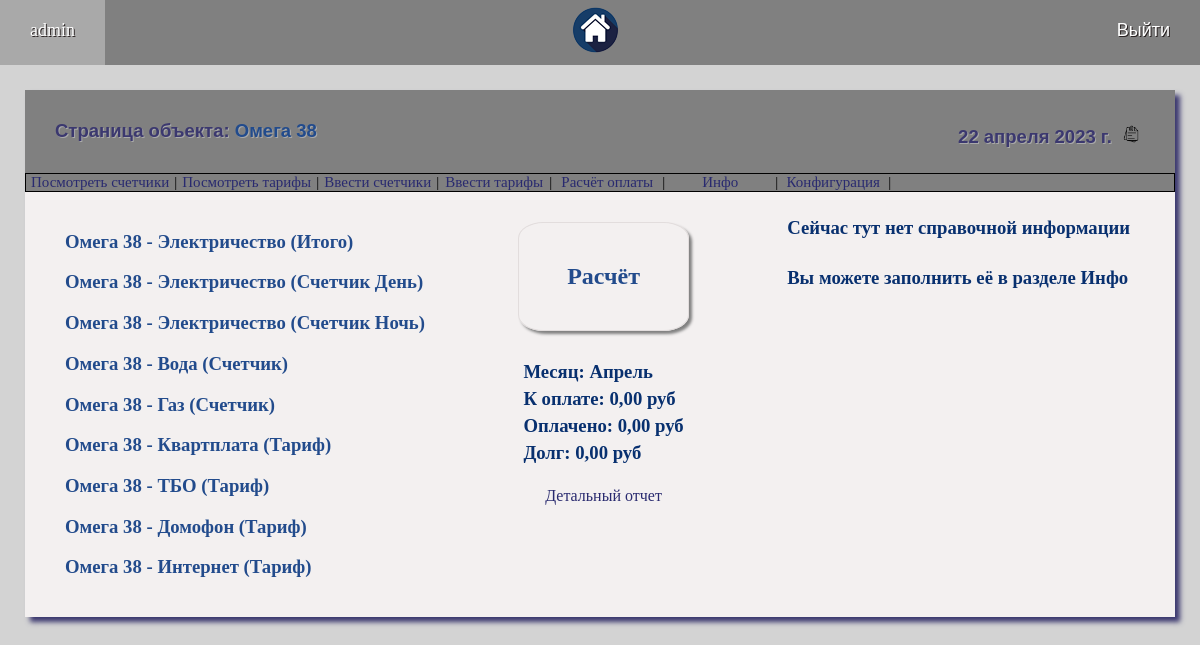
Page /app/2/ (signed in) on the committed database.
### compay/models.py (models this page shows)
class Appartment(models.Model):
    NAME = 'Объекты'
    CT = [('counter', 'Счетчик'), ('tarif', 'Тариф')]
    name = models.CharField(max_length=50, unique=True, blank=False, verbose_name="Название объекта")
    adress = models.CharField(max_length=100, blank=True, verbose_name="Адрес объекта")
    belong = models.ForeignKey(settings.AUTH_USER_MODEL, default='admin', on_delete=models.CASCADE, verbose_name="Принадлежит")
    created = models.DateTimeField(auto_now_add=True, verbose_name="Дата создания")
    electricity = models.BooleanField(default=False, verbose_name="Электричество")
    el_is_counter = models.CharField(choices=CT, max_length=50, default='tarif', blank=False, verbose_name="Расчет по")
    el_counter_discrete = models.BooleanField(default=False, verbose_name="Тариф зависит от потребления (Да/Нет)")
    el_night = models.BooleanField(default=False, verbose_name="Счетчик день-ночь (Да/Нет)")
    water = models.BooleanField(default=False, verbose_name="Вода")
    wat_is_counter = models.CharField(choices=CT, max_length=50, default='tarif', blank=False, verbose_name="Расчет по")
    gas = models.BooleanField(default=False, verbose_name="Газ")
    gas_is_counter = models.CharField(choices=CT, max_length=50, default='tarif', blank=False, verbose_name="Расчет по")
    kv = models.BooleanField(default=False, verbose_name="Квартплата")
    tbo = models.BooleanField(default=False, verbose_name="ТБО")
    domofon = models.BooleanField(default=False, verbose_name="Домофон")
    inet = models.BooleanField(default=False, verbose_name="Интернет")
    other = models.BooleanField(default=False, verbose_name="Другой платеж")
    class Meta:
        verbose_name = 'Объект'
        verbose_name_plural = 'Объекты'
        ordering = ['name']
    def __init__(self, *args, **kwargs):    # Новый блок кода! Инит с условием!
        super(Appartment, self).__init__(*args, **kwargs)
        if self.el_is_counter == 'tarif':
            self.el_night = False
            self.el_counter_discrete = False  # Конец нового блока кода! Инит с условием!
    def __str__(self):
        return self.name

class Item(models.Model):
    LST = [('electricity', 'Электричество'), ('water', 'Вода'), ('gas', 'Газ'), ('kv', 'Квартплата'),
           ('tbo', 'ТБО'), ('domofon', 'Домофон'), ('inet', 'Интернет'), ('other', 'Другой вид оплаты')]
    CT = [('counter', 'Счетчик'), ('tarif', 'Тариф'), ('day', 'Счетчик День'),
          ('night', 'Счетчик Ночь'), ('total', 'Итого')]
    item_name = models.CharField(choices=LST, max_length=50, blank=False, verbose_name="Предмет расчета")
    is_counter = models.CharField(choices=CT, max_length=50, default='tarif', blank=False, verbose_name="Расчет")
    created = models.DateTimeField(auto_now_add=True, verbose_name="Дата создания")
    active = models.BooleanField(default=True, verbose_name="Активный")
    app = models.ForeignKey('Appartment', on_delete=models.CASCADE, verbose_name="Объект")
    class Meta:
        verbose_name = 'Конфигурация объекта'
        verbose_name_plural = 'Конфигурации объектов'
        ordering = ['id']
    def __str__(self):
        for k, v in self.LST:
            if k == self.item_name:
                name = v
        return str(self.app) + ' - ' + name + " (" + str(self.get_is_counter_display()) + ')'

### compay/views.py (the view)
# urls.py: path('app/<int:app_selected>/', app, name='app'),
@login_required
def app(request, app_selected):
    global msgs, month, date
    clean_msgs('Pay-Enter')
    create_items_for_app(app_selected)
    obj = ''
    try:
        pay_sum = PaySummary.objects.filter(app=app_selected, month=date.month).first()
    except:
        pass
    if not pay_sum:
        pay_sum = PaySummary(app_id=app_selected, month=date.month)
        btn = 'Расчёт'
    else:
        btn = 'Пересчёт'
    if request.method == 'GET':
        try:
            c = request.GET['count']
        except:
            c = None
        if c:
            pay_sum.topay, pay_selected = check_and_calculation(app_selected, date.month)
            pay_sum.payed, pay_sum.debt = count_payed_and_debts(app_selected, date.month)
            pay_sum.save()
        else:
            pay_selected = 0
    else:
        pay_selected = 0
    items = Item.objects.filter(app_id=app_selected, active=True)
    ap = Appartment.objects.get(pk=app_selected)
    if not items:
        obj = f'В конфигурации для {ap.name} не выбраны виды оплаты'
    info_list = Info.objects.filter(app=ap).order_by('-created')[:4]
    if len(info_list) == 0:
        info_list = ['Сейчас тут нет справочной информации', 'Вы можете заполнить её в разделе Инфо']
    submenu = [{"title": "Посмотреть счетчики", 'url_name': 'counters', 'app_selected': app_selected},
               {"title": "Посмотреть тарифы", 'url_name': 'tarifs', 'app_selected': app_selected},
               {"title": "Ввести счетчики", 'url_name': 'enter_counters', 'app_selected': app_selected},
               {"title": "Ввести тарифы", 'url_name': 'enter_tarifs', 'app_selected': app_selected},
               {"title": "Расчёт оплаты", 'url_name': 'pay', 'app_selected': app_selected},
               {"title": "    Инфо    ", 'url_name': 'info', 'app_selected': app_selected},
               {"title": "Конфигурация", 'url_name': 'config_app', 'app_selected': app_selected}]
    context = {'title': 'Страница объекта: ', 'menu': menu, 'submenu': submenu, 'msgs': msgs, 'date': date,
               'ap': ap, 'obj': obj, 'items': items, 'app_selected': app_selected, 'pay_selected': pay_selected,
               'info_list': info_list, 'pay_sum': pay_sum, 'btn': btn}
    return render(request, 'compay/app.html', context)

### compay/views.py (called while the page is built)
def clean_msgs(msg_to_clean=None):
    global msgs
    msgs_clean_list = ['Error']
    msgs_clean_list.append(msg_to_clean)
    for i in range(3):
        for msg in msgs:
            if msg['description'] in msgs_clean_list:
                msgs.remove(msg)

### compay/templates/compay/app.html (shortened to what this page needs)
{% extends 'compay/base.html' %}
{% load static %}
{% block content %}
<div class="main">
	<div class="title">
		<div>{{ title }} <a href="{% url 'home' %}" class="links">{{ ap.name }}</a></div>
		<div>{{ date }} <a href="{% url 'home' %}"><img class="icon_img" src="{% static 'compay/images/docs.png' %}" alt="No picture"></a></div>
	</div>
	<div class="submenu">
		{% for s in submenu %}
				<a href="{% url s.url_name s.app_selected %}" class="submenu_link">{{s.title}}</a> |
		{% endfor %}
	</div>
	<div class="window">
		<div class="block">
		{% for item in items %}
			<h3><a href="{% url 'item' item.app_id item.id %}" class="links">{{ item }}</a></h3>
		{% endfor %}
		</div>
		<div class="wrapper">
			<a href="?count=yes" class="big_btn" method="get">
				<h2 class="text">{{ btn }}</h2>
			</a>
			<h3 class="text c">Месяц: {{ date|date:'F' }} </h3>
			<h3 class="text c">К оплате: {{ pay_sum.topay|floatformat:2 }} руб</h3>
			<h3 class="text c">Оплачено: {{ pay_sum.payed|floatformat:2 }} руб</h3>
			<h3 class="text c">Долг: {{ pay_sum.debt|floatformat:2 }} руб</h3><br>
			<a href="{% url 'pay' ap.pk %}" class="submenu_link">Детальный отчет</a>
		</div>
		<div class="block">
			{% for info in info_list %}
            <h3 class="text c">{{ info }}</h3>
            <br>
        	{% endfor %}
		</div>
	</div>
</div>
{% endblock %}

### compay/templates/compay/base.html (shortened to what this page needs)
<!DOCTYPE html>
<html>
{% load static %}
<head>
	<link type="text/css" href="{% static 'compay/css/styles.css' %}" rel="stylesheet" />
</head>
<body>
{% block mainmenu %}
		<div class="menu">
		{% if request.user.is_authenticated %}
			<a href="{% url 'home' %}" class="menu_link">{{ user.username }}</a>
			<a href="{% url 'home' %}" class="menu_link_img"><img src="{% static 'compay/images/dom.png' %}" alt="Logo"></a>
			<form action="{% url 'logout_user' %}" method="POST">
				<button type="submit" class="menu_link but">Выйти</button>
			</form>
		{% else %}
			<a href="{% url 'login' %}" class="menu_link">Войти</a>
			<div><img src="{% static 'compay/images/dom.png' %}" alt="Logo"></div>
			<a href="{% url 'register' %}" class="menu_link">Регистрация</a>
		{% endif %}
		</div>
{% endblock mainmenu %}
<div class="content">
{% block content %}
{% endblock %}
</div>
</body>
</html>

### compay/static/compay/css/styles.css (style rules this page uses)
html, body { background-color: lightgrey; margin: 0; }
h3 { color: #615959; }
.content { padding: 25px; }
.title { display: flex; justify-content: space-between; font-family: 'Arial'; font-size: 18.5px; color: #3b386f; background-color: grey; padding: 30px 30px 25px 30px; margin: 0px; text-shadow: 1px 1px darkgrey; font-weight: bold; }
.menu { display: flex; justify-content: space-between; background-color: grey; font-size:18px; padding: 0px; }
.menu_link_img { padding: 5px 30px; }
.menu_link { color: white; text-decoration: none; text-shadow: 1px 1px #292222; padding: 20px 30px; }
.but { background-color: grey; border-width: 0; font-size: 18px; cursor: pointer; }
.submenu { display: flex; background-color: grey; font-size:15px; padding: 0px; border: solid 1px black; }
.submenu_link { display: block; min-width: 100px; margin: 0 5px; color: #292a6f; text-decoration: none; text-align: center; }
.links { text-decoration: none; color: #224b8c; transition: font-size 0.2s; }
.main { background-color: #f3f0f0; box-shadow: 5px 5px 5px #3b386f; }
.window { display: flex; justify-content: space-between; padding: 0px 40px 20px 40px; }
.icon_img { margin: 5px 5px 0px 5px; height: 18px; width: 18px; }
.wrapper { padding: 10px 40px; }
.big_btn { display: block; color: #224b8c; text-decoration: None; padding: 35px 35px; justify-content: center; text-align: center; margin-bottom: 30px; border: 1px solid #e2dddd; border-radius: 15% 15%; box-shadow: 3px 3px 3px grey; transition: box-shadow 0.2s linear; transition: transform 0.1s linear; }
.block { max-width: 400px; min-width: 250px; }
.text { margin: 5px; word-wrap: break-word; }
.c { color: #08306f; }

### rows in the picture
Appartment: name "Омега 38"
Item: item_name+app+is_counter "Омега 38 - Электричество (Итого)"
Item: item_name+app+is_counter "Омега 38 - Электричество (Счетчик День)"
Item: item_name+app+is_counter "Омега 38 - Электричество (Счетчик Ночь)"
Item: item_name+app+is_counter "Омега 38 - Вода (Счетчик)"
Item: item_name+app+is_counter "Омега 38 - Газ (Счетчик)"
Item: item_name+app+is_counter "Омега 38 - Квартплата (Тариф)"
Item: item_name+app+is_counter "Омега 38 - ТБО (Тариф)"
Item: item_name+app+is_counter "Омега 38 - Домофон (Тариф)"
Item: item_name+app+is_counter "Омега 38 - Интернет (Тариф)"

### other values in the picture
{{ user.username }} "admin"
{{ title }} "Страница объекта:"
{{ date }} "22 апреля 2023 г."
{{ s.title }} "Посмотреть счетчики" "Посмотреть тарифы" "Ввести счетчики" "Ввести тарифы" "Расчёт оплаты" "Инфо" "Конфигурация"
{{ btn }} "Расчёт"
{{ date|date:'F' }} "Апрель"
{{ pay_sum.topay|floatformat:2 }} "0,00"
{{ pay_sum.payed|floatformat:2 }} "0,00"
{{ pay_sum.debt|floatformat:2 }} "0,00"
{{ info }} "Сейчас тут нет справочной информации" "Вы можете заполнить её в разделе Инфо"
